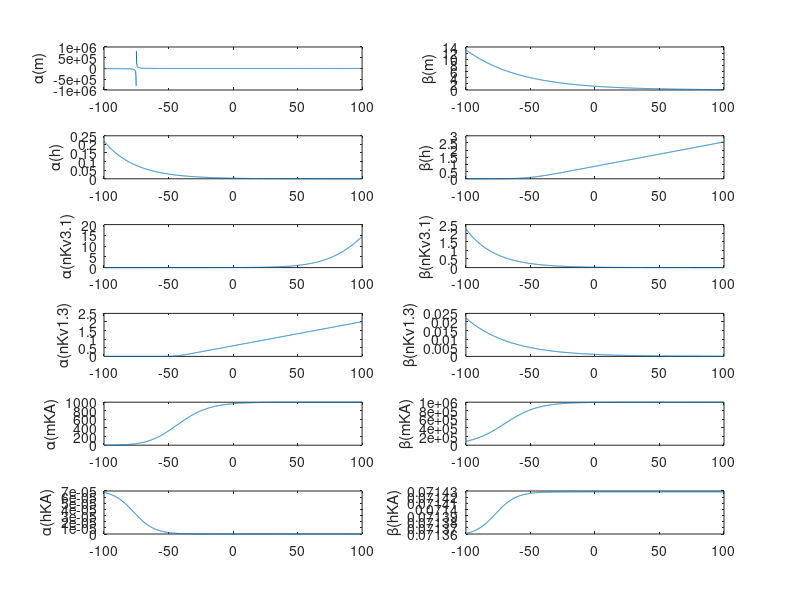
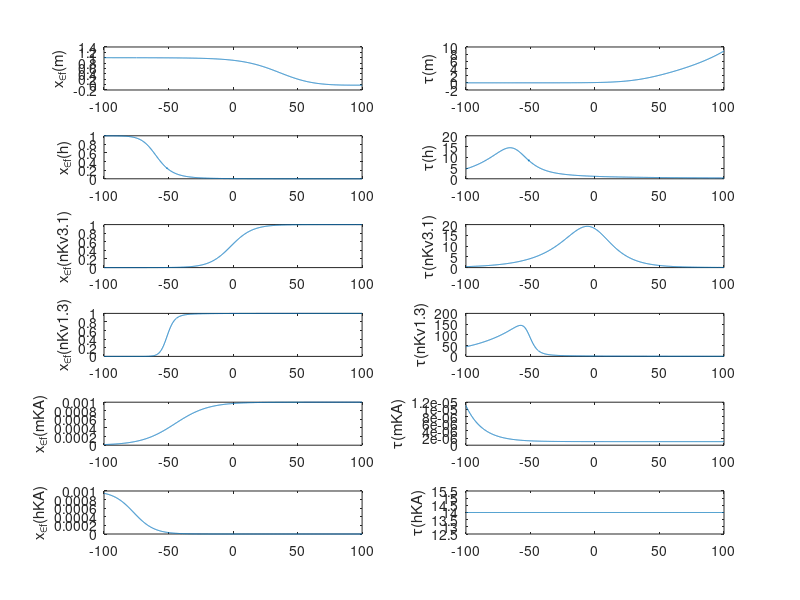

Write the MATLAB code that produced these figures, in order. (Note: this script raises an error after producing the figures.)
function kotaleski_gating_variables

V= -100:.1:100;

vars=[alpha_m(V); beta_m(V); alpha_h(V); beta_h(V); alpha_n3132(V); beta_n3132(V); alpha_n13(V); beta_n13(V)];

letters={'\alpha','\beta'};
labels={'m','h','nKv3.1','nKv1.3'};
param_labels={'x_{\inf}','\tau'};

vars_mat=reshape(vars,2,4*length(V));
tau=1./sum(vars_mat);
x_inf=vars_mat(1,:).*tau;
params_mat = [reshape(x_inf,4,length(V))'; reshape(tau,4,length(V))'];
params=reshape(params_mat,length(V),8)';

h = figure; g = figure;

for i=1:8
    
    figure(h)
    
    subplot(6,2,i)
    plot(V,vars(i,:))
    ylabel([letters{2-mod(i,2)},'(',labels{ceil(i/2)},')'])
    
    figure(g)
    
    subplot(6,2,i)
    plot(V,params(i,:))
    ylabel([param_labels{2-mod(i,2)},'(',labels{ceil(i/2)},')'])
    
end

clear vars params m_inf

vars = [m_inf(V); tau_m(V); h_inf(V); tau_h(V)];

letters={'x_{\inf}','\tau'};
labels={'mKA','hKA'};
param_labels={'\alpha','\beta'};

vars_mat = reshape(vars,2,length(labels)*length(V));
alpha = vars_mat(1,:)./vars_mat(2,:);
beta = 1./vars_mat(2,:) - alpha;
params_mat = [reshape(alpha,length(labels),length(V))'; reshape(beta,length(labels),length(V))'];
params = reshape(params_mat,length(V),2*length(labels))';

for i=1:4
    
    figure(g)
    
    subplot(6,2,8+i)
    plot(V,vars(i,:))
    ylabel([letters{2-mod(i,2)},'(',labels{ceil(i/2)},')'])
    
    figure(h)
    
    subplot(6,2,8+i)
    plot(V,params(i,:))
    ylabel([param_labels{2-mod(i,2)},'(',labels{ceil(i/2)},')'])
    
end

save_as_pdf(h,'kotaleski_alpha_beta')

save_as_pdf(g,'kotaleski_x_inf_tau')

end

%Below, define the auxiliary functions alpha & beta for each gating variable.

function a_M = alpha_m(V)
num = 3020 - 40*V;
denom = exp((V+75)/13.5) - 1;
a_M = num./denom;
end

function b_M = beta_m(V)
num = 1.2262;
denom = exp(V/42.248);
b_M = num./denom;
end

function a_H = alpha_h(V)
num = .0035;
denom = exp(V/24.186);
a_H = num./denom;
end

function b_H = beta_h(V)
num = -(0.8712 + 0.017*V);
denom = exp((V + 51.25)/(-5.2)) - 1;
b_H = num./denom;
end

function a_N = alpha_n13(V)
num = -(0.616 + 0.014*V);
denom = exp((V+44)/(-2.3)) - 1;
a_N = num./denom;
end

function b_N = beta_n13(V)
num = 0.0043;
denom = exp((V+44)/(34));
b_N = num./denom;
end

function a_N = alpha_n3132(V)
num = 95 - V;
denom = exp((V - 95)/(-11.8)) - 1;
a_N = num./denom;
end

function b_N = beta_n3132(V)
num = 0.025;
denom = exp(V/22.222);
b_N = num./denom;
end

function m_i = m_inf(V)
num = 0.001;
denom = exp((V + 45)/(-13)) + 1;
m_i = num./denom;
end

function t_M = tau_m(V)
t_M = 0.000001*(exp((V + 70)/(-13)) + 1);
end

function h_i = h_inf(V)
num = 0.001;
denom = exp((V + 77)/8) + 1;
h_i = num./denom;
end

function t_h = tau_h(V)
t_h = 14*ones(size(V));
end